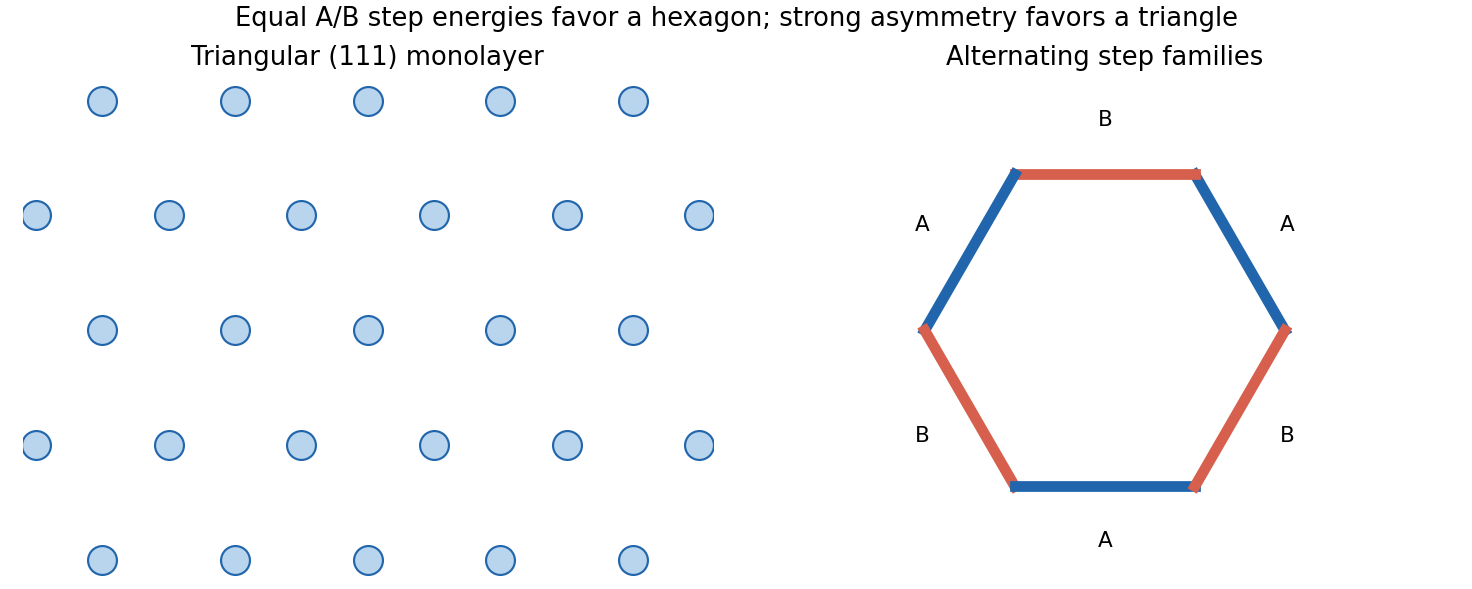

Source code (Python):
"""Original explanatory diagram; tested with Python 3.14, NumPy 2.3.5 and Matplotlib 3.10.7."""
from pathlib import Path
import matplotlib
matplotlib.use('Agg')
import matplotlib.pyplot as plt
import numpy as np
plt.rcParams.update({'font.size':10,'axes.spines.top':False,'axes.spines.right':False})

fig,axes=plt.subplots(1,2,figsize=(9.5,3.8),layout='constrained')
a1=np.array([1.,0]);a2=np.array([.5,np.sqrt(3)/2])
for i in range(-3,4):
    for j in range(-2,3):
        p=i*a1+j*a2
        axes[0].scatter(*p,s=180,color='#b9d5ed',edgecolor='#2166ac')
axes[0].set(xlim=(-2.6,2.6),ylim=(-1.9,1.9),title='Triangular (111) monolayer');axes[0].set_aspect('equal');axes[0].axis('off')
angles=np.arange(6)*np.pi/3
for radius,ax,title in [(1,axes[1],'Alternating step families')]:
    for k,angle in enumerate(angles):
        p=radius*np.array([np.cos(angle),np.sin(angle)])
        q=radius*np.array([np.cos(angle+np.pi/3),np.sin(angle+np.pi/3)])
        ax.plot([p[0],q[0]],[p[1],q[1]],lw=5,color='#2166ac' if k%2==0 else '#d6604d')
        centre=(p+q)/2
        ax.text(*(1.35*centre),'A' if k%2==0 else 'B',ha='center',va='center')
ax.set(title=title,xlim=(-1.6,1.6),ylim=(-1.4,1.4));ax.set_aspect('equal');ax.axis('off')
fig.suptitle('Equal A/B step energies favor a hexagon; strong asymmetry favors a triangle')

fig.savefig(Path.cwd()/(Path(__file__).stem+'.png'),dpi=155,facecolor='white')
plt.close(fig)
